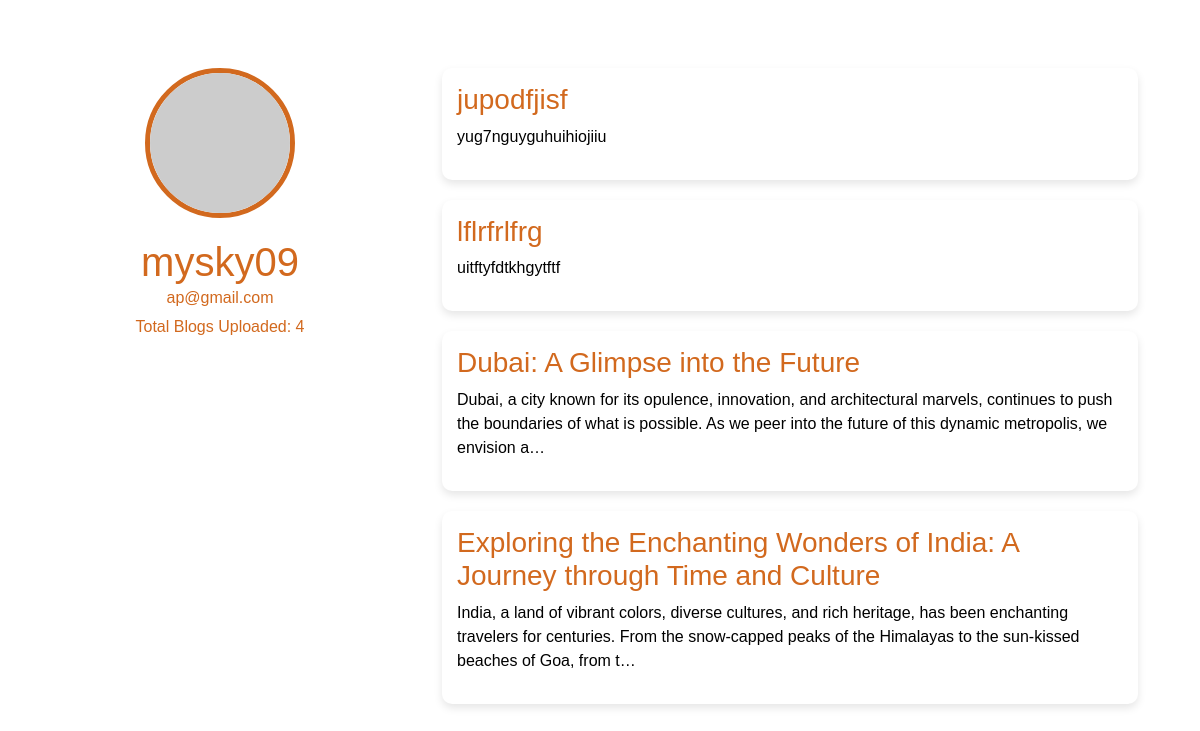
The app's page /mysky09/ (signed in), older data.
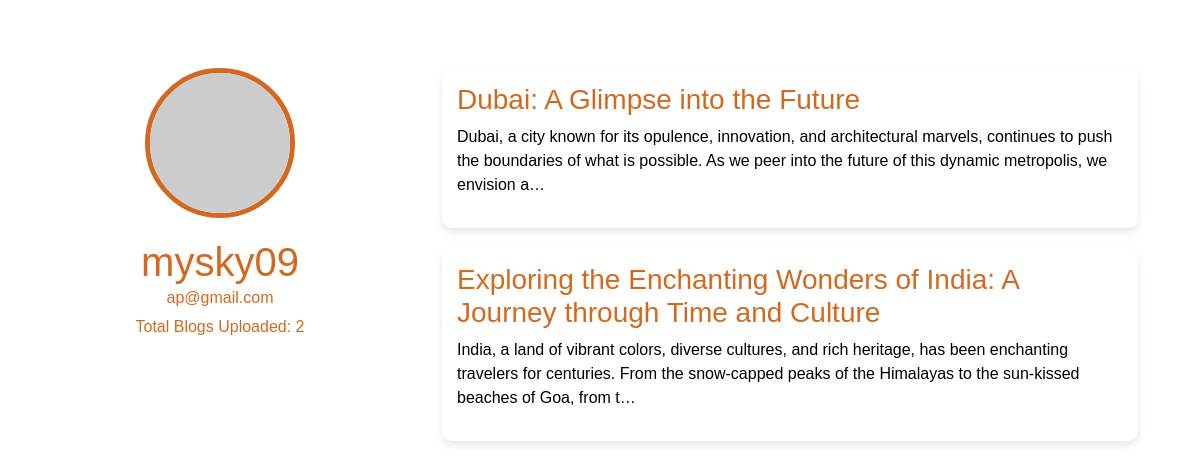
The same page, newer data.
### myapp/models.py (models this page shows)
class UserBlogs(models.Model):
    blog_id = models.AutoField(primary_key=True)
    Title = models.CharField(max_length=200)
    BlogImages = models.ImageField(upload_to='blogimages/')
    BlogContent = models.TextField()
    author = models.ForeignKey(User, on_delete=models.CASCADE)
    created_at = models.DateTimeField(auto_now_add=True)
    class Meta:
        db_table = 'AllBlogs'

### myapp/views.py (the view)
# urls.py: path('<str:username>/', views.UserProfile, name='profile'),
@login_required
def UserProfile(request, username):
    user = request.user
    user = get_object_or_404(User, username=username)
    blogs = UserBlogs.objects.filter(author=user)
    blog_count = UserBlogs.objects.filter(author=user).count()
    return render(request, 'profile.html', {'blogs':blogs ,'blog_count':blog_count , 'user':user})

### myapp/templates/profile.html (shortened to what this page needs)
<!DOCTYPE html>
<html lang="en">
<head>
    <link href="https://cdn.jsdelivr.net/npm/bootstrap@5.3.0-alpha1/dist/css/bootstrap.min.css" rel="stylesheet"
>
</head>
<body>
    <div class="container py-5">
        <div class="row">
            <div class="col-lg-4">
                <div class="profile-header">
                    <img src="https://via.placeholder.com/150" alt="Profile Picture" class="profile-pic">
                    <div class="profile-info">
                        <h1>{{ user.username }}</h1>
                        <p>{{ user.email }}</p>
                        <p class="stat-label">Total Blogs Uploaded: {{ blog_count }}</p>
                    </div>
                </div>
            </div>
            <div class="col-lg-8">
                <div class="blog-list">
                    {% for blog in blogs %}
                        <a href="{% url 'viewblog' blog_id=blog.blog_id %}">
                            <div class="blog-item" >
                                <h3>{{ blog.Title }}</h3>
                                <p>{{ blog.BlogContent|truncatechars_html:200 }}</p>
                            </div>
                        </a>
                    {% endfor %}
                </div>
            </div>
        </div>
    </div>
</body>
</html>

Row changes from the older to the newer data that the page shows:
removed UserBlogs: Title "jupodfjisf", BlogContent "yug7nguyguhuihiojiiu"
removed UserBlogs: Title "lflrfrlfrg", BlogContent "uitftyfdtkhgytftf"
Text that changed along with them:
{{ blog_count }}: "4" → "2"
